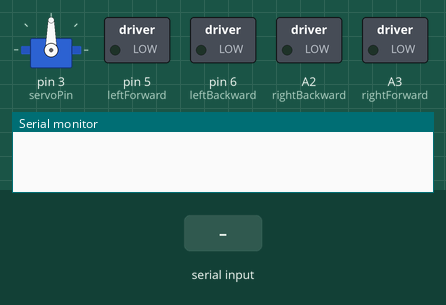
A sketch run on a simulated Arduino Uno, built with avr-gcc and run on an emulated ATmega328P. On the bench: servo, switched loads named in the sketch (green lamp = pin HIGH), the last lines printed to the serial monitor. The inputs (shaded band) are chosen by the test bench.

Above: at 1.7 s.
1.8 s: "90,45,200\n" received over Serial
At 3.0 s:
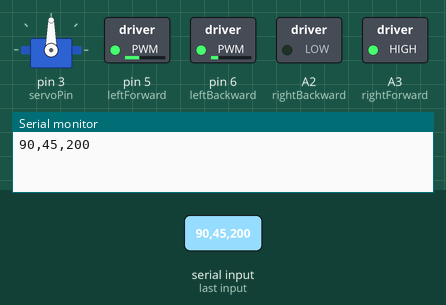
3.8 s: "90,45\n" received over Serial
At 5.5 s:
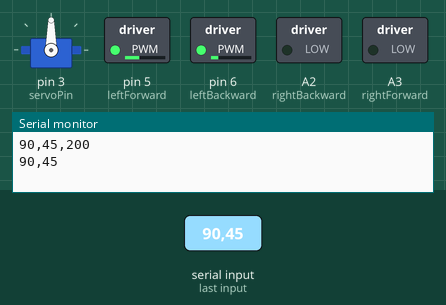
5.8 s: "30,150,10,200\n" received over Serial
At 7.3 s:
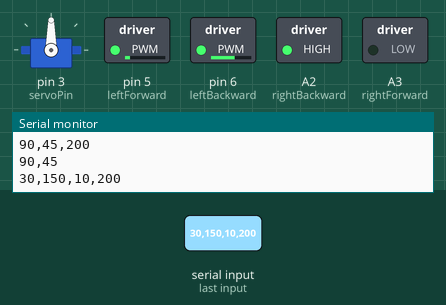
7.8 s: "1\n" received over Serial
At 8.7 s:
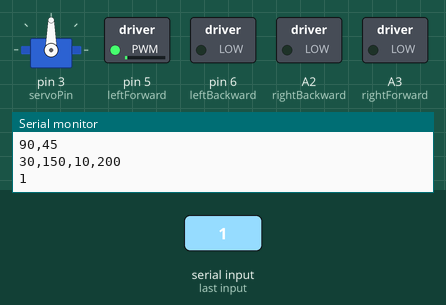
9.8 s: "30,150,10\n" received over Serial
At 11.5 s:
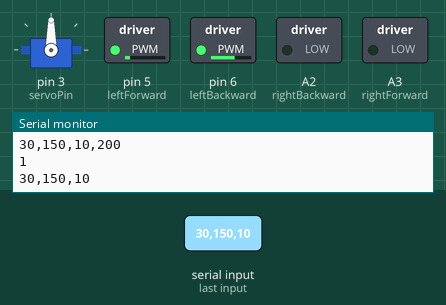
11.8 s: "90\n" received over Serial
At 12.9 s:
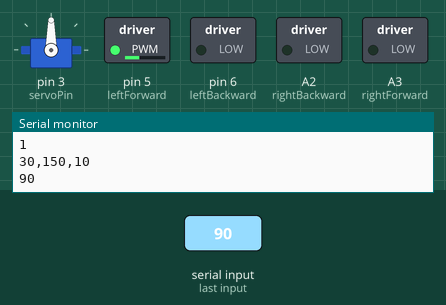
Timing chart, 0 to 14.8 s (numbered marks = the images above; inputs shaded):
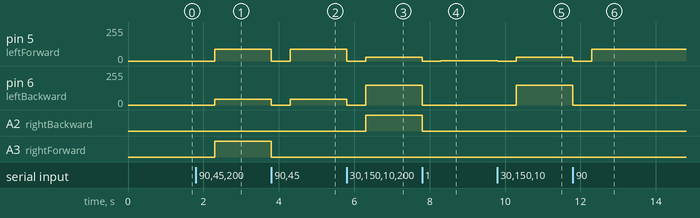

The sketch:

servo.ino
```cpp
#include <Servo.h>

int servoPin = 3;
Servo Servo1;

//set motors pin
int leftForward=5;
int leftBackward=6;
int rightForward=A3;
int rightBackward=A2;

int leftForwardValue=0;
int leftBackwardValue=0;
int rightForwardValue=0;
int rightBackwardValue=0;
int headStatus = 0;

String inputString = "";

void setAllPinsOnLow() {
    digitalWrite(leftForward, LOW);
    digitalWrite(leftBackward, LOW);
    analogWrite(rightForward, 0);
    analogWrite(rightBackward, 0);
    //servo
    useServo(90,500);
    // reserve 200 bytes for the inputString:
    //inputString.reserve(200);
}

void setup() {
    // We need to attach the servo to the used pin number
    pinMode(leftForward, OUTPUT);
    pinMode(leftBackward, OUTPUT);
    pinMode(rightForward, OUTPUT);
    pinMode(rightBackward, OUTPUT);

    //set all pins on low
    setAllPinsOnLow();
    Serial.begin(115200);
}
void loop() {
    while (Serial.available()) {
       inputString="";
        // get the new byte:
        String inChar = Serial.readStringUntil('\n');
      //String inChar = Serial.readString();
        // add it to the inputString:
      inputString += inChar;
      Serial.println(inputString);
      setAllPinsOnLow();

      leftForwardValue = getValue(inputString,',',0).toInt();
      leftBackwardValue = getValue(inputString,',',1).toInt();
      rightForwardValue = getValue(inputString,',',2).toInt();
      rightBackwardValue = getValue(inputString,',',3).toInt();
      headStatus = getValue(inputString,',',4).toInt();

      analogWrite(leftForward, leftForwardValue);
      analogWrite(leftBackward, leftBackwardValue);
      analogWrite(rightForward, rightForwardValue);
      analogWrite(rightBackward, rightBackwardValue);
      if (headStatus == 0)
      {
        useServo(90,500);
      }
      else if(headStatus == 1)  //left
      {
        useServo(0,500);
        }
      else if(headStatus == 2) //right
      {
        useServo(180,500);
        }

    }
}
void useServo(int angle, int delays){
  Servo1.attach(servoPin);
  Servo1.write(angle);
  delay(delays);
  Servo1.detach() ;
}


String getValue(String data, char separator, int index)
{
  int found = 0;
  int strIndex[] = {0, -1};
  int maxIndex = data.length()-1;

  for(int i=0; i<=maxIndex && found<=index; i++){
    if(data.charAt(i)==separator || i==maxIndex){
        found++;
        strIndex[0] = strIndex[1]+1;
        strIndex[1] = (i == maxIndex) ? i+1 : i;
    }
  }

  return found>index ? data.substring(strIndex[0], strIndex[1]) : "";
}
```

Measured:
- after the input at 1.8 s, pin 5 (leftForward): 0/255 → 90/255 after 0.50 s; pin 6 (leftBackward): 0/255 → 45/255 after 0.50 s; A3 (rightForward): LOW → HIGH after 0.50 s
- after the input at 3.8 s, pin 5 (leftForward): 90/255 → 0/255 at once, → 90/255 0.50 s later; pin 6 (leftBackward): 45/255 → 0/255 at once, → 45/255 0.50 s later; A3 (rightForward): HIGH → LOW at once
- after the input at 5.8 s, pin 5 (leftForward): 90/255 → 0/255 at once, → 30/255 0.50 s later; pin 6 (leftBackward): 45/255 → 0/255 at once, → 150/255 0.50 s later; A2 (rightBackward): LOW → HIGH after 0.50 s
- after the input at 7.8 s, pin 5 (leftForward): 30/255 → 0/255 at once, → 1/255 0.50 s later; pin 6 (leftBackward): 150/255 → 0/255 at once; A2 (rightBackward): HIGH → LOW at once
- after the input at 9.8 s, pin 5 (leftForward): 1/255 → 0/255 at once, → 30/255 0.50 s later; pin 6 (leftBackward): 0/255 → 150/255 after 0.50 s
- after the input at 11.8 s, pin 5 (leftForward): 30/255 → 0/255 at once, → 90/255 0.50 s later; pin 6 (leftBackward): 150/255 → 0/255 at once
